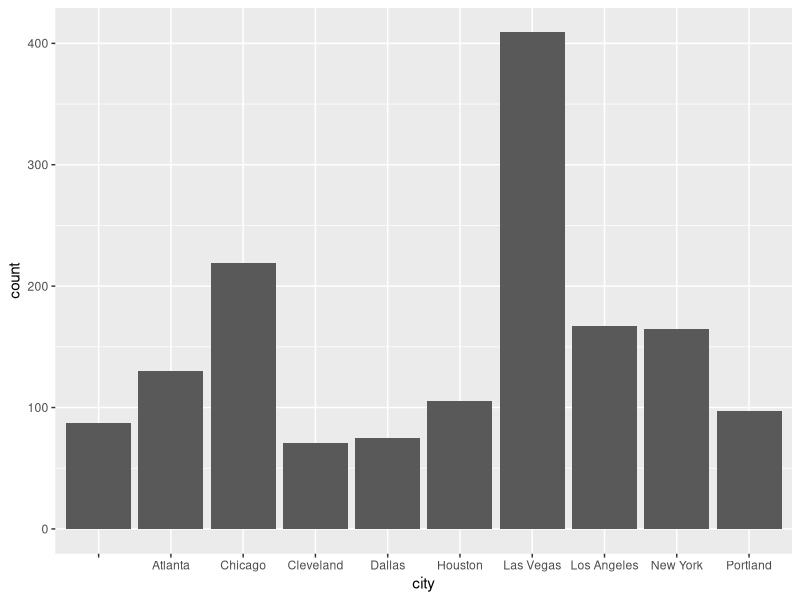

Source code (R):
## ---- chunk 1
knitr::opts_chunk$set(echo = TRUE)
## ---- chunk 2
data <- read.csv('../data/McDonalds-Yelp-Sentiment-DFE.csv')
names(data)
## ---- chunk 3
summary(data[, -10])
## ---- chunk 4
head(data[, 1:9])
## ---- chunk 5
head(data[1:2, 10])
## ---- chunk 6
data <- data[, c(-1, -5)]
data$policies_violated_gold <- NULL
data$X_golden <- NULL
data$X_unit_state <- NULL
data$X_trusted_judgments <- NULL
## ---- chunk 7
dim(data)
names(data)
## ---- chunk 8
summary(data[, 1:3])
## ---- chunk 9
library(ggplot2)
ggplot(data, aes(city)) + geom_bar()
## ---- chunk 10
dim(data[data$policies_violated == 'na', ])
data <- data[data$policies_violated != 'na', ]
dim(data[data$policies_violated == '', ])
data <- data[data$policies_violated != '', ]
## ---- chunk 11
parse_policies_violated <- function(dat = data){
  # First: type of 'policies_violated' is factor. So convert it to characters
  dat$policies_violated <- as.character(dat$policies_violated)
  # Second: there are duplicates, just review uinque
  uni_policies_violated <- unique(data$policies_violated)
  for(options in uni_policies_violated){
    arr_option = strsplit(options, '\n')
    # type of arr_option is list, so we use [[1]] to get the value
    for(option in arr_option[[1]]){
      # Not do anything if 'option' exists
      if(any(option == names(dat))){
        
      } else {
        new_col <- 0
        dat <- cbind(dat, new_col)
        names(dat)[length(names(dat))] <- option
      }
      
    }
  }
  
  return(dat)
}

data <- parse_policies_violated(data)

# Let's see the new fields
names(data)
head(data[, 5:13])

parse_policies_violated.confidence <- function(dat = data){
  # First: type of 'policies_violated' is factor. So convert it to characters
  dat$policies_violated.confidence <- as.character(dat$policies_violated.confidence)
  dat$policies_violated <- as.character(dat$policies_violated)
  for(i in 1:nrow(dat)){
    confid.list = strsplit(dat$policies_violated.confidence[i], '\n')
    option.list = strsplit(dat$policies_violated[i], '\n')
    # strsplit() return a list, so we use [[1]] to get the value
    for(j in 1:length(option.list[[1]])){
      dat[i, option.list[[1]][j]] <- confid.list[[1]][j]
    }
  }
  
  return(dat)
}

data <- parse_policies_violated.confidence(data)

# 'na' field has no meaning. Remove it.
data$na <- NULL
names(data)
head(data[, 5:12])
## ---- chunk 12
# Convert all policies violated fields to number
for(i in 5:12){
  data[, i] <- as.numeric(data[, i])
}
# summary but ignore 'review'
#summary(data[, -4])


# Groupby 'city', calculate the mean
avg.city.policies.violated <- function(dat = data){
  cities <- unique(dat$city)
  # Remove empty city
  cities <- cities[cities != '']
  avg.df <- data.frame()
  
  for(city in cities){
    # apply() - option: 1-row, 2-column
    avg.col.by.city <- apply(dat[dat$city == city, 5:12], 2, function(x) {
      mean(x[x != 0])
    })
    avg.df <- rbind(avg.df, avg.col.by.city)
  }
  # Add city column at the end data frame
  avg.df <- cbind(avg.df, as.character(cities))
  names(avg.df) <- names(dat)[c(5:12, 3)]
  
  return(avg.df)
}

avg.cities <- avg.city.policies.violated(dat = data)
## ---- chunk 13
head(avg.cities)
